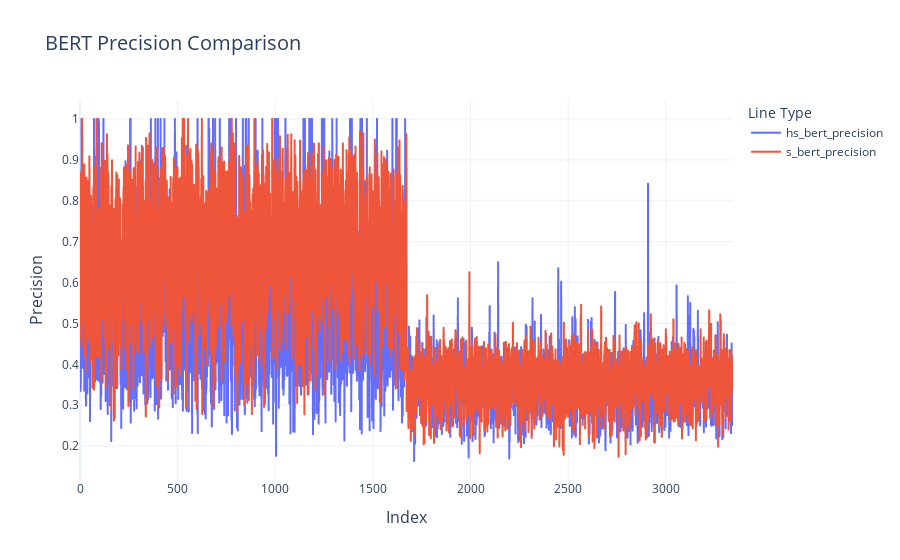

This figure's notebook cell:
### Code cell
# this chart might be better
metrics_df["index"] = metrics_df.index
metrics_long = metrics_df.melt(
    id_vars="index", 
    value_vars=["hs_bert_precision", "s_bert_precision"], 
    var_name="Line Type", 
    value_name="Precision"
)
fig = px.line(
    metrics_long, 
    x="index", 
    y="Precision", 
    color="Line Type", 
    title="BERT Precision Comparison", 
    labels={"index": "Index", "Precision": "Precision"}
)

fig.update_layout(
    title_font_size=20,
    xaxis_title_font_size=16,
    yaxis_title_font_size=16,
    xaxis=dict(showgrid=True),
    yaxis=dict(showgrid=True),
    template="plotly_white"
)

fig.show()

### Figure 1 — Plotly figure (JSON) as saved in the notebook; plotly's stock layout.template omitted (floating-point values rounded to 4 significant figures; data arrays with more than 128 entries replaced by an {"elided": "..."} marker saying what was removed)
{"data": [{"hovertemplate": "Line Type=hs_bert_precision<br>Index=%{x}<br>Precision=%{y}<extra></extra>", "legendgroup": "hs_bert_precision", "line": {"color": "#636efa", "dash": "solid"}, "marker": {"symbol": "circle"}, "mode": "lines", "name": "hs_bert_precision", "showlegend": true, "type": "scattergl", "x": {"elided": "3344 int values"}, "xaxis": "x", "y": {"elided": "3344 float values"}, "yaxis": "y"}, {"hovertemplate": "Line Type=s_bert_precision<br>Index=%{x}<br>Precision=%{y}<extra></extra>", "legendgroup": "s_bert_precision", "line": {"color": "#EF553B", "dash": "solid"}, "marker": {"symbol": "circle"}, "mode": "lines", "name": "s_bert_precision", "showlegend": true, "type": "scattergl", "x": {"elided": "3344 int values"}, "xaxis": "x", "y": {"elided": "3344 float values"}, "yaxis": "y"}], "layout": {"legend": {"title": {"text": "Line Type"}, "tracegroupgap": 0}, "title": {"font": {"size": 20}, "text": "BERT Precision Comparison"}, "xaxis": {"anchor": "y", "domain": [0, 1], "showgrid": true, "title": {"font": {"size": 16}, "text": "Index"}}, "yaxis": {"anchor": "x", "domain": [0, 1], "showgrid": true, "title": {"font": {"size": 16}, "text": "Precision"}}}}
